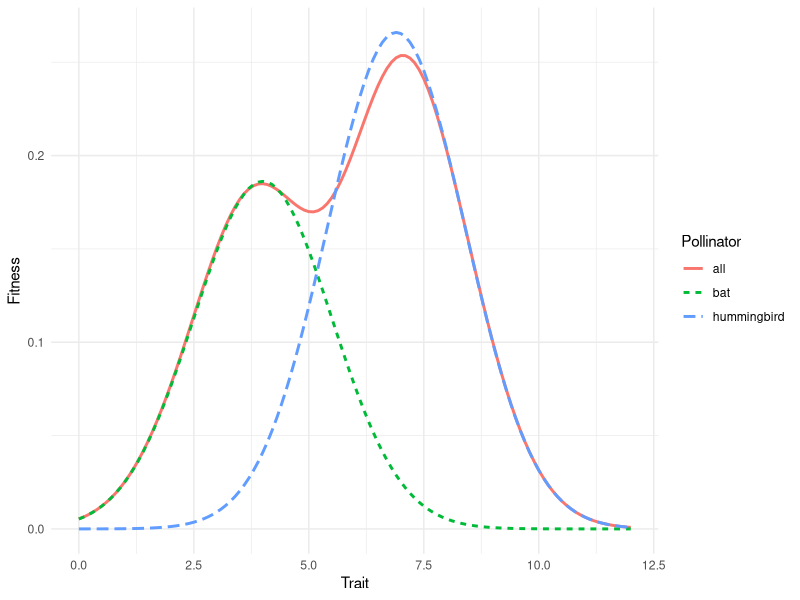

Source code (R):

###
#
# Aigner 2001 model with negative interactions
#
# Simon Joly, 5 mai 2016
#


###
# First, create some fitness distributions (bat and hum)

# trait values
x <- seq(0,12,by=0.1)

# Distributions of fitness contribution
bat <- dnorm(x,mean=4,sd=1.5)*0.7
hum <- dnorm(x,mean=6.9,sd=1.5)

###
# Now, specify the interactions parameters (alpha). In the example below,
# the hummingbird has more effect on the bat than the opposite. You can
# also try other values.

# The first is the effect of the hummingbirds on the fitness contribution
# of the bat. It can vary between 0 and 1/max(hum).
alpha.hum.on.bat = 0.9/max(hum)
# The second is the effect of the bats on the fitness contribution of
# the hummingbird.
alpha.bat.on.hum = 0.4/max(bat)

###
# Now, calculate the combined effect. This is the Aigner formula
# with interactions.
tot = bat*(1-alpha.hum.on.bat*hum)+hum*(1-alpha.bat.on.hum*bat)

###
# Plot the results
require(ggplot2)
dat <- data.frame(x=x,Fitness=c(bat,hum,tot),Pollinator=rep(c("bat","hummingbird","all"),each=length(x)))
ggplot(dat,aes(x=x,y=Fitness)) + geom_line(aes(lty=Pollinator,colour=Pollinator),lwd=1) + 
  xlab("Trait") + theme_minimal()
